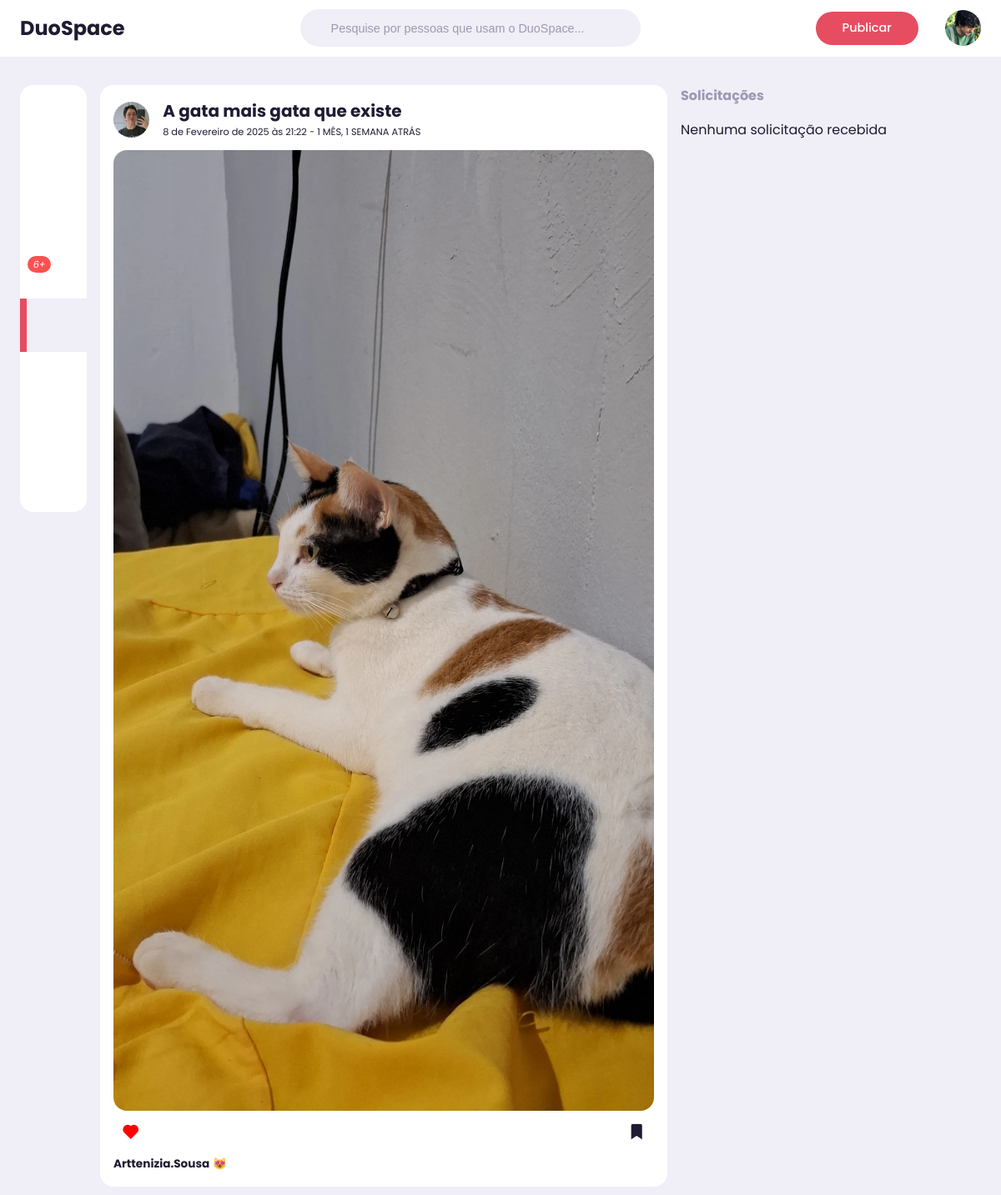
Screenshot of /salvos/ (signed in) with the database file from the repository.
### perfil/models.py (models this page shows, shortened)
class Perfil(models.Model):
    nome = models.CharField(max_length=255, null=False)
    telefone = models.CharField(max_length=15, null= False)
    imagem_perfil = models.ImageField(null=True, blank=True, upload_to='fotoPerfil/')
    imagem_capa = models.ImageField(null=True, blank=True, upload_to='fotocapa/')
    fonte = models.CharField(max_length=10, default='fonte-3')
    cor = models.CharField(max_length=10, default='cor-1')
    background = models.CharField(max_length=10, default='light')
    contatos = models.ManyToManyField('self')
    usuario = models.OneToOneField(User, related_name='perfil', on_delete=models.CASCADE)

class Post(models.Model):
    titulo = models.CharField(max_length=250, null=True, blank=True)
    text = models.TextField(null=True, blank=True)
    data_postagem = models.DateTimeField(auto_now=True)
    perfil = models.ForeignKey(Perfil, on_delete=models.CASCADE, related_name='posts')
    imagem = models.ImageField(null=True, blank=True, upload_to='postagem/')

### vitrine/views.py (the view)
# urls.py: path('salvos/', marcados, name='marcados'),
@login_required(login_url='login')
def marcados(request):
    user = request.user
    perfil = get_object_or_404(Perfil, usuario=user)
    notificacoes = Notificacao.objects.filter(perfil_notificado=perfil).order_by('-data_criacao')
    context = {
        'active_marcados': 'active',
        'perfis': Perfil.objects.all(),
        'perfil_logado': perfil,
        'cor': perfil.cor,
        'fonte': perfil.fonte,
        'background': perfil.background,
        'notificacoes':notificacoes,
    }
    timeline = selecionar_posts_marcados(request)
    for post in timeline:
        post.tempo_decorrido = timesince(post.data_postagem)
        post.curtido = Curtida.objects.filter(perfil=perfil, post=post).exists()  # Verifica se foi curtido
        post.marcado = Marcador.objects.filter(perfil=perfil, post=post).exists  # Verifica se foi marcado
    paginator = Paginator(timeline, 15)
    page = request.GET.get('pagina')
    try:
        context['timeline'] = paginator.page(page)
    except Exception:
        context['timeline'] = paginator.page(1)
        if page is not None:
            messages.add_message(request, messages.INFO, 'A página {} não existe'.format(page))
    if request.method == "POST":
        if 'imagem_perfil' in request.FILES:
            perfil.imagem_perfil = request.FILES['imagem_perfil']
            perfil.save()
    return render(request, 'marcados.html', context)

### vitrine/views.py (called while the page is built)
def numero_notificacoes(request):
    if request.user.is_authenticated:
        perfil = request.user.perfil
        notificacoes_nao_lidas = Notificacao.objects.filter(perfil_notificado=perfil, lida=False).count()
    else:
        notificacoes_nao_lidas = 0
    return {'notificacoes_nao_lidas': notificacoes_nao_lidas}

def selecionar_posts_marcados(request):
    perfil_logado = request.user.perfil
    marcadores = Marcador.objects.filter(perfil=perfil_logado)  # Filtra os posts marcados pelo usuário
    posts = [marcador.post for marcador in marcadores]  # Obtém os posts marcados
    posts.sort(key=lambda x: x.data_postagem, reverse=True)
    return posts

### vitrine/templates/marcados.html (shortened to what this page needs)
{% extends 'base/base.html' %}
{% load static %}
{% block styles %}
<link rel="stylesheet" href="{% static 'assets/css/index.css' %}">
{% endblock %}
{% block content %}
<div class="feeds">
    {% if timeline %}
    {% for post in timeline %}
    <div class="feed">
        <div class="head">
            <div class="user">
                <div class="profile-photo">
                    <img src="{% if post.perfil.imagem_perfil %} /images/{{ post.perfil.imagem_perfil }} {% else %} {% static '/assets/images/img/user.png' %} {% endif %}"
                        alt="Usuário">
                </div>
                <div class="ingo">
                    <h3>{{ post.titulo }}</h3>
                    <small>{{ post.data_postagem }} - <span class="capitalise">{{ post.tempo_decorrido }}
                            atrás</span></small>
                </div>
            </div>
        </div>
        <div class="photo">
            {% if post.imagem %}
            <img src="/images/{{ post.imagem }}" alt="Post imagem">
            {% endif %}
        </div>
        <div class="action-buttons">
            <div class="interaction-buttons">
                <span class="like-button" data-post-id="{{ post.id }}" style="cursor: pointer;">
                    {% if post.curtido %}
                    <span><i class='bx bxs-heart' style='color:#ff0101'></i></span>
                    {% else %}
                    <span><i class="uil uil-heart"></i></span>
                    {% endif %}
                </span>
            </div>
            <div class="bookmark">
                <span class="bookmark-button" data-post-id="{{ post.id }}" style="cursor: pointer;">
                    {% if post.marcado %}
                    <span><i class='bx bxs-bookmark-star'></i></span>
                    {% else %}
                    <span><i class="uil uil-bookmark-full"></i></span>
                    {% endif %}
                </span>
            </div>
        </div>
        <div class="caption">
            <p><b>{{ post.perfil.nome }}</b> {{ post.text }}
        </div>
    </div>
    {% endfor %}
    {% endif %}
</div>
{% endblock %}

### core/templates/base/base.html (shortened to what this page needs)
{% load static %}
<!DOCTYPE html>
<html lang="pt-br" style="
{% if background == 'light' %}
--light-colour-lightness: 95%; --white-colour-lightness: 100%; --dark-colour-lightness: 15%;
{% elif background == 'dim' %}
--light-colour-lightness: 15%; --white-colour-lightness: 20%; --dark-colour-lightness: 95%;
{% else %}
--light-colour-lightness: 0%; --white-colour-lightness: 10%; --dark-colour-lightness: 95%;
{% endif %}
{% if fonte == 'fonte-1' %}
----sticky-top-left: 5.4rem; ----sticky-top-right: 5.4rem; font-size: 10px;
{% elif fonte == 'fonte-2' %}
----sticky-top-left: 5.4rem; ----sticky-top-right: -7rem; font-size: 13px;
{% elif fonte == 'fonte-3' %}
----sticky-top-left: -2rem; ----sticky-top-right: -17rem; font-size: 16px;
{% elif fonte == 'fonte-4' %}
----sticky-top-left: -5rem; ----sticky-top-right: -25rem; font-size: 19px;
{% else %}
----sticky-top-left: -12rem; ----sticky-top-right: -35rem; font-size: 22px;
{% endif %}
{% if cor == 'cor-1' %}
--primary-colour-hue: 252;
{% elif cor == 'cor-2' %}
--primary-colour-hue: 52;
{% elif cor == 'cor-3' %}
--primary-colour-hue: 352;
{% elif cor == 'cor-4' %}
--primary-colour-hue: 152;
{% else %}
--primary-colour-hue: 202;
{% endif %}
;">
<head>
    {% block styles %}
    {% endblock %}
    <link rel="stylesheet" href="{% static 'assets/css/style.css' %}">
    <link rel="stylesheet" href="https://unicons.iconscout.com/release/v2.1.6/css/unicons.css">
    <link href='https://unpkg.com/boxicons@2.1.4/css/boxicons.min.css' rel='stylesheet'>
</head>
<body>
    <nav>
        <div class="container">
            <div class="logo">
                <a href="{% url 'index' %}" id="link-logo">
                    <h2 class="log">
                        DuoSpace
                    </h2>
                </a>
            </div>
            <form method="POST" action="{% url 'buscar_usuario' %}" class="search-bar">
                <input type="search" name="busca" placeholder="Pesquise por pessoas que usam o DuoSpace...">
            </form>
            <div class="create">
                <label class="btn btn-primary" for="create post" id="open-post-modal">Publicar</label>
                <form action="" method="post" enctype="multipart/form-data" id="upload-avatar">
                    <div for="imagem_perfil" class="profile-photo">
                        <label for="imagem_perfil">
                            <img src="{% if perfil_logado.imagem_perfil %}/images/{{ perfil_logado.imagem_perfil }}{% else %}{% static 'assets/images/img/user.png' %}{% endif %}"
                                alt="Foto de perfil" id="preview-imagem" style="cursor: pointer;">
                        </label>
                    </div>
                </form>
            </div>
        </div>
    </nav>
    <main>
        <div class="container">
            <div class="left">
                <div class="sidebar">
                    <a class="menu-item {{active_home}}" href="{% url 'index' %}" id="home">
                        <span></span>
                    </a>
                    <a class="menu-item">
                        <span></span>
                    </a>
                    <a class="menu-item" id="notifications">
                        <span><i class="uil uil-bell">{% if notificacoes_nao_lidas > 0 %}<small class="notification-count">{{ notificacoes_nao_lidas }}{% endif %}</small></i></span>
                    </a>
                    <a class="menu-item" id="messages-notification">
                        <span><i class="uil uil-envelope"><small class="notification-count">6+</small></i></span>
                    </a>
                    <a href="{% url 'marcados' %}" class="menu-item {{active_marcados}}" id="salvos">
                        <span></span>
                    </a>
                    <a class="menu-item">
                        <span></span>
                    </a>
                    <a class="menu-item" id="theme">
                        <span></span>
                    </a>
                    <a class="menu-item">
                        <span></span>
                    </a>
                </div>
            </div>
            <div class="middle">
                {% block content %}
                {% endblock %}
            </div>
            <div class="right">
                <div class="friend-requests">
                    <h4>Solicitações</h4>
                    {% if perfil_logado.convites_recebidos.all %}
                    {% for convite in perfil_logado.convites_recebidos.all %}
                    <div class="request">
                        <div class="info">
                            <div class="profile-photo">
                                <img src="{{ convite.solicitante.imagem_perfilURL }}" alt="#">
                            </div>
                            <div>
                                <h5>{{ convite.solicitante.nome }}</h5>
                                <p class="text-muted">
                                    8 mutual friends
                                </p>
                            </div>
                        </div>
                        <div class="action">
                            <a href="/perfil/{{ convite.id }}/aceitar" class="btn btn-primary">
                                Aceitar
                            </a>
                            <a href="/perfil/{{ convite.id }}/rejeitar" class="btn btn-light">
                                Rejeitar
                            </a>
                        </div>
                    </div>
                    {% endfor %}
                    {% else %}
                    <p class="px-2 py-3 text-center">Nenhuma solicitação recebida</p>
                    {% endif %}
                </div>
            </div>
        </div>
    </main>
</body>
</html>

### core/static/assets/css/index.css (style rules this page uses)
.like-button { z-index: 999; }
@media (min-width: 1200px) { .head .user { display: flex; flex-direction: row; align-items: center; } }
@media (min-width: 1200px) { .head .user h3 { font-size: 20px; } }
@media (min-width: 1200px) { .action-buttons { display: flex; justify-content: flex-start; } }

### rows the page displays
Perfil: imagem_perfil (picture)
Post: perfil.imagem_perfil (picture), titulo "A gata mais gata que existe", data_postagem "8 de Fevereiro de 2025 às 21:22", tempo_decorrido "1 MÊS, 1 SEMANA", imagem (picture), perfil.nome "Arttenizia.Sousa", text "😻"
